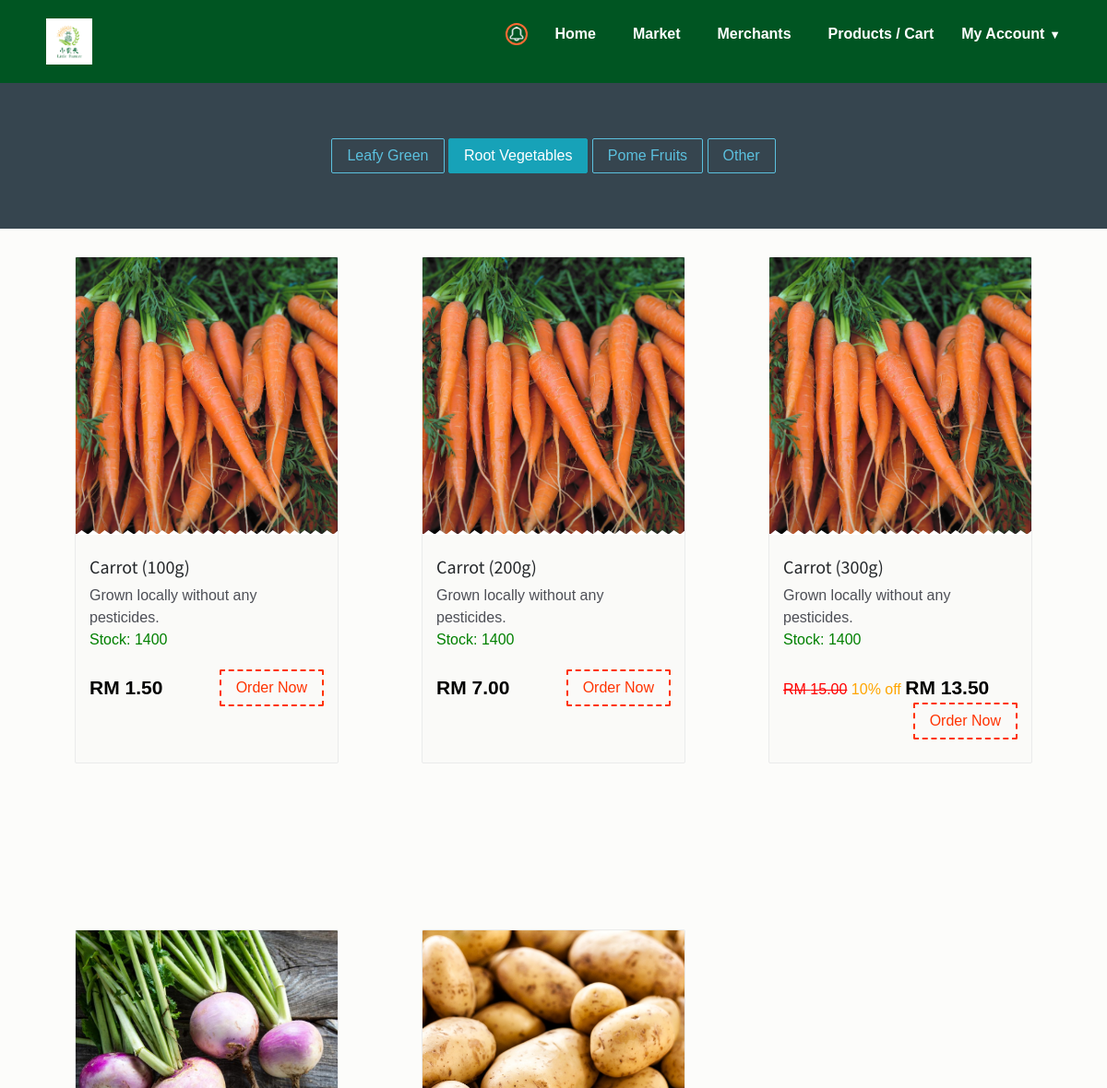
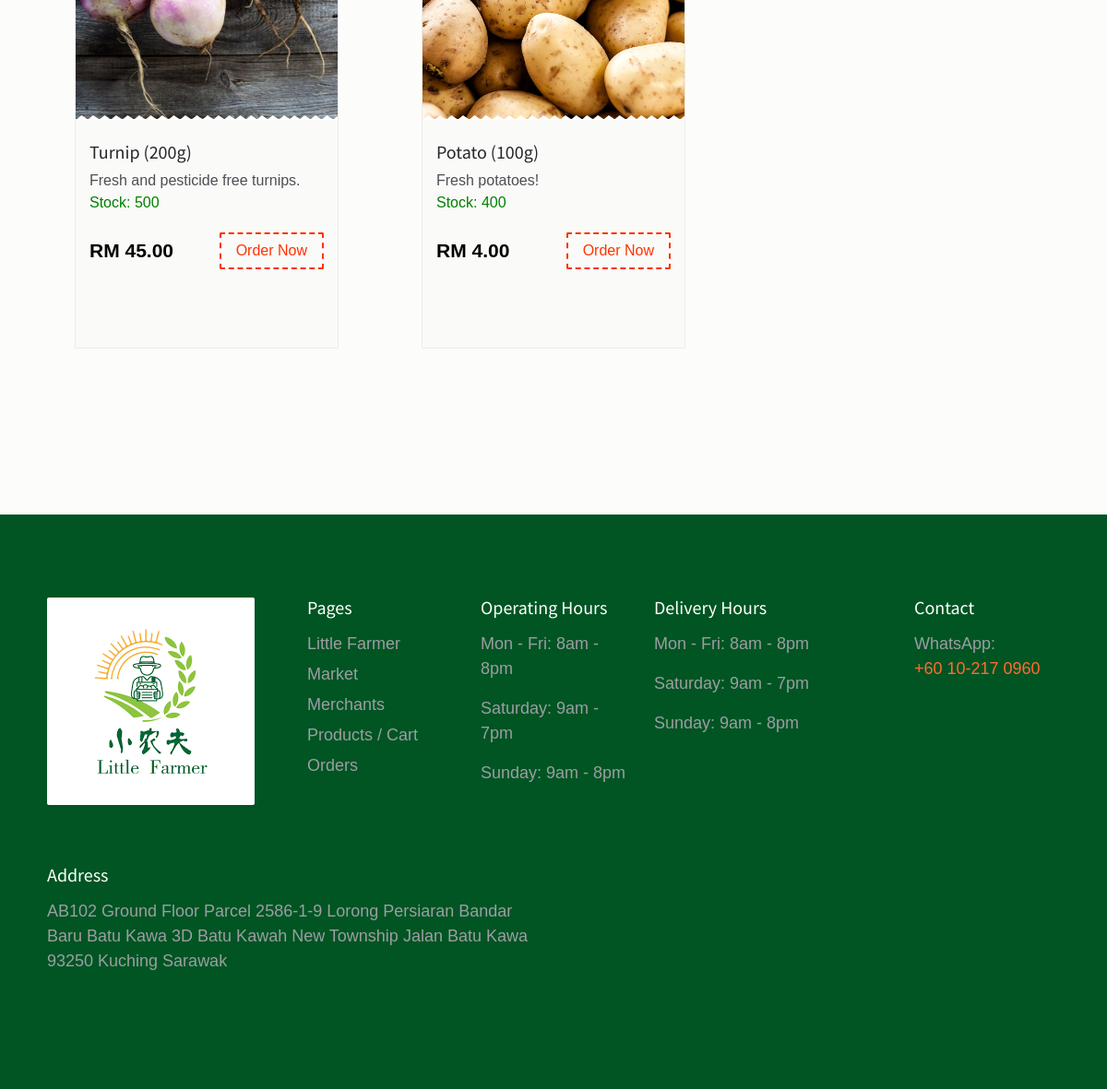
Page /category_products.php?categories_id=6 (signed in) on the committed database (2 pictures, top to bottom).
### tables this page shows
CREATE TABLE `tblprice` (
  `priceNo` int(10) NOT NULL,
  `productID` varchar(30) NOT NULL,
  `proWeight` int(20) NOT NULL,
  `proPrice` float NOT NULL,
  `proDisc` int(11) NOT NULL DEFAULT 0
);

CREATE TABLE `product` (
  `product_id` int(11) NOT NULL,
  `productCode` varchar(30) NOT NULL,
  `product_name` varchar(255) NOT NULL,
  `product_image` text NOT NULL,
  `descr` varchar(500) NOT NULL,
  `categories_id` int(11) NOT NULL,
  `quantity` float NOT NULL,
  `owner` text NOT NULL,
  `product_date` text NOT NULL,
  `lowStock` int(5) NOT NULL,
  `status` int(11) NOT NULL DEFAULT 0
);

CREATE TABLE `custom_prices` (
  `price_id` int(11) NOT NULL,
  `user_id` int(11) NOT NULL,
  `price` float NOT NULL
);

### category_products.php (the view, shortened to what this page needs)
<!DOCTYPE html>
<html lang="en">
<head>
    <link href="css/bootstrap.min.css" rel="stylesheet">
    <link href="css/font-awesome.min.css" rel="stylesheet">
    <link href="css/animsition.min.css" rel="stylesheet">
    <link href="css/animate.css" rel="stylesheet">
    <link href="css/style.css" rel="stylesheet">
</head>
<body class="home">
    <?php include("includes/header.php"); ?>
    <section class="hero">
        <div class="hero-inner">
            <?php
                $activeCategoryId = isset($_GET['categories_id']) ? $_GET['categories_id'] : '';
            ?>
            <div>
                <a href="category_products.php?categories_id=5" class="btn btn-outline-info <?= $activeCategoryId == 5 ? 'active-link' : '' ?>" role="button">Leafy Green</a>
                <a href="category_products.php?categories_id=6" class="btn btn-outline-info <?= $activeCategoryId == 6 ? 'active-link' : '' ?>" role="button">Root Vegetables</a>
                <a href="category_products.php?categories_id=7" class="btn btn-outline-info <?= $activeCategoryId == 7 ? 'active-link' : '' ?>" role="button">Pome Fruits</a>
                <a href="category_products.php?categories_id=8" class="btn btn-outline-info <?= $activeCategoryId == 8 ? 'active-link' : '' ?>" role="button">Other</a>
            </div>
        </div>
    </section>
    <section class="popular">
        <div class="container">
            <div class="row">
            <?php
            if (isset($_GET['categories_id']))
            {
                $id = $_GET['categories_id'];
            }
            else
            {
                $id = 0;
            }
            $query_res = mysqli_query($db,"select * from product JOIN tblprice ON product.product_id = tblprice.productID WHERE categories_id = {$id}");
            while($r=mysqli_fetch_array($query_res))
            {
                echo '<div class="col-xs-12 col-sm-6 col-md-4 food-item">
                        <div class="food-item-wrap">
                            <div class="figure-wrap bg-image search-product" data-image-src="'.$r['product_image'].'">
                            </div>
                            <div class="product content" >
                                <div class="price-btn-block" data-price-id="'.$r['priceNo'].'" data-product-owner="'.$r['owner'].'">
                                    <a href="products.php?res_id='.$r['owner'].'"> <h5>'.$r['product_name'].' ('.$r['proWeight'].'g)</h5></a>
                                    <div>'.$r['descr'].'</div>
                                    <div class="product-name" style="color: green;"> Stock: '. (int) $r['quantity'].'</div>';
                                    $stmt = $db->prepare("SELECT price FROM custom_prices WHERE price_id = ? AND user_id = ?");
                                    $stmt->bind_param("ii", $r['priceNo'], $_SESSION['user_id']);
                                    $stmt->execute();
                                    $custom = $stmt->get_result();
                                    $customPrice = number_format($custom->fetch_assoc()['price'], 2);
                                    if ($customPrice != 0) {
                                    echo '            <span class="price">RM ' . $customPrice . '</span>';
                                    }
                                    else if ($r['proDisc'] == 0) {
                                    echo '            <span class="price">RM ' . number_format($r['proPrice'], 2) . '</span>';
                                    }
                                    else {
                                    echo '            <a style="text-decoration: line-through; color: red;">RM ' . number_format($r['proPrice'], 2) . '</a>
                                                        <a style="color: orange;">'. $r['proDisc'] .'% off</a>
                                                        <span class="price">RM ' . number_format($r['proPrice']*(1-$r['proDisc']/100), 2) . '</span>';
                                    }
                                    echo '
                                    <button class="btn theme-btn-dash pull-right addToCart">Order Now</button>
                                </div>
                            </div>
                        </div>
                    </div>';
            }
            ?>
        </div>
    </section>
    <?php
    include("includes/footer.php");
    ?>
</body>
</html>

### css/style.css (style rules this page uses)
body { background: rgba(252, 251, 249, 0.68); font-size: 16px; color: #4d4f56; font-weight: 400; overflow-x: hidden; }
.h1, .h2, .h3, .h4, .h5, .h6, h1, h2, h3, h4, h5, h6 { font-family: "Source Sans Pro", sans-serif; color: #25282b; }
a { color: #f30; }
.container { max-width: 1270px; width: 94%; }
.form-control-lg, .dropdown-menu, .btn, .btn-group-lg > .btn, .btn-lg, .img-rounded { border-radius: 2px }
.btn { transition: all .4s; }
.theme-btn-dash { border: 2px dashed #f30; background-color: transparent; color: #f30 }
.hero { padding-top: 5%; padding-bottom: 5%; text-align: center; position: relative; background-color: #36454f; }
.hero:before { content: ""; display: block; height: 100%; position: absolute; top: 0; left: 0; width: 100%; z-index: 1; }
.hero .hero-inner { position: relative; z-index: 1 }
.popular { background-size: 100%; }
.food-item-wrap { border: 1px solid #eaebeb; border-radius: 2px; overflow: hidden; margin: 0 30px 180px 30px; background: #fafaf8; height: 550px; }
.food-item-wrap .price { font-size: 21px; font-weight: 700; color: #000; margin-top: 4px; display: inline-block; }
.food-item-wrap .product-name { margin-bottom: 20px; }
.food-item-wrap .content { padding: 25px 15px 35px; }
.food-item-wrap .figure-wrap { position: relative; height: 300px; }
.food-item-wrap .figure-wrap:after { position: absolute; bottom: -1px; left: 0; content: ""; background: url(../images/zig-zag.png); width: 100%; height: 5px; }
.active-link { color: #fff; background-color: #17a2b8; border-color: #17a2b8; }

### landing/style.css (style rules this page uses)
* { margin: 0; padding: 0; box-sizing: border-box; }
html, body { height: 100%; font-family: 'Arial', sans-serif; }

### rows in the picture
tblprice: productID.product_image (picture), productID.product_name "Carrot", proWeight "100", productID.descr "Grown locally without any pesticides.", productID.quantity "1400", custom_prices.price "1.50"
tblprice: productID.product_image (picture), productID.product_name "Carrot", proWeight "200", productID.descr "Grown locally without any pesticides.", productID.quantity "1400", custom_prices.price "7.00"
tblprice: productID.product_image (picture), productID.product_name "Carrot", proWeight "300", productID.descr "Grown locally without any pesticides.", productID.quantity "1400", proPrice "15.00", proDisc "10", $r['proPrice']*(1-$r['proDisc']/100) "13.50"
tblprice: productID.product_image (picture), productID.product_name "Turnip", proWeight "200", productID.descr "Fresh and pesticide free turnips.", productID.quantity "500", proPrice "45.00"
tblprice: productID.product_image (picture), productID.product_name "Potato", proWeight "100", productID.descr "Fresh potatoes!", productID.quantity "400", proPrice "4.00"
